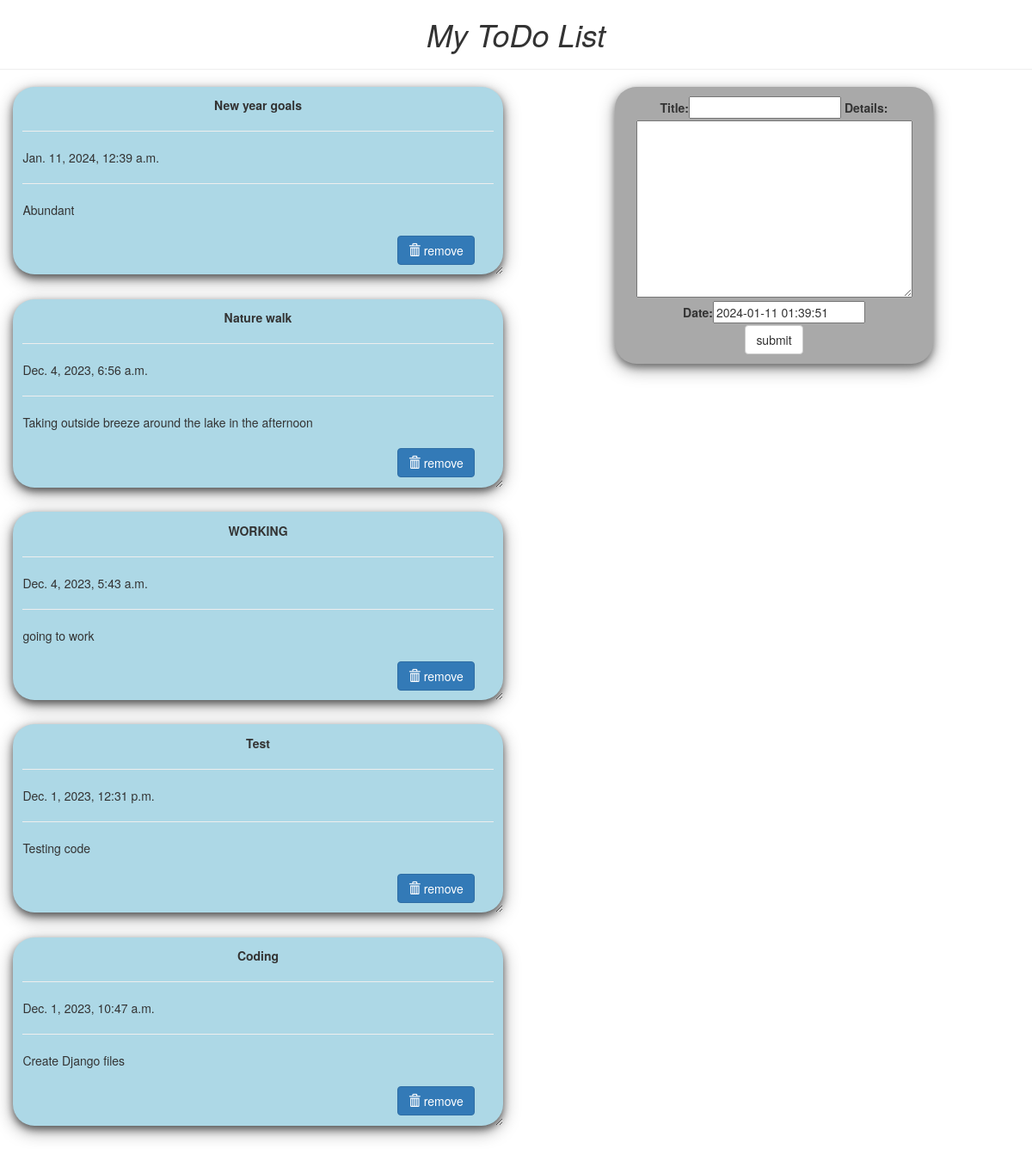
The page / on the database its author committed.
### notes/models.py (models this page shows, shortened)
class Todo(models.Model):
    title = models.CharField(max_length=100)
    details = models.TextField()
    date = models.DateTimeField(default=timezone.now)

### notes/views.py (the view)
# urls.py: path('', views.index, name="todo"),
def index(request):
    item_list = Todo.objects.order_by("-date")
    if request.method == 'POST':
        form = TodoForm(request.POST)
        if form.is_valid():
            form.save()
    form = TodoForm()
    context = {
        "forms": form,
        "list": item_list,
        "title": 'ToDo List',
    }
    return render(request, 'notes/index.html', context)

### notes/forms.py
class TodoForm(forms.ModelForm):
    class Meta:
        model = Todo
        fields = "__all__"

### notes/templates/notes/index.html (shortened to what this page needs)
<!DOCTYPE html>
<html lang="en" dir="ltr">
<head>
<link rel="stylesheet" href="https://maxcdn.bootstrapcdn.com/bootstrap/3.3.7/css/bootstrap.min.css">
</head>
<body class="container-fluid">
<center class="row">
	<h1><i>My ToDo List</i></h1>
	<hr />
</center>
<div class="row">
	<div class="col-md-6">
	{% for i in list %}
	<div class="card">
		<center><b>{{i.title}}</b></center>
		<hr/>
		{{i.date}}
		<hr/>
		{{i.details}}
		<br />
		<br />
		<form action="/del/{{i.id}}" method="POST" style=" padding-right: 4%; padding-bottom: 3%;">
		<button value="remove" type="submit" class="btn btn-primary" style="float: right;"><span class="glyphicon glyphicon-trash"></span> remove</button>
		</form>
	</div>
	{% endfor%}
	</div>
	<div class="col-md-1"> </div>
	<div class="col-md-4" >
            <div class="submit_form">
            <form method="POST">
                {{ forms }}
            <center>
            <input type="submit" class="btn btn-default" value="submit" />
        </center>
        </form>
        </div>
    </div>
</div>
</body>
</html>

### notes/templates/notes/index.html (style rules this page uses)
.card { box-shadow: 0 4px 8px 0 rgba(0,0,0,0.5), 0 6px 20px 0 rgba(0,0,0,0.39); background: lightblue; margin-bottom : 5%; border-radius: 25px; padding : 2%; overflow: auto; resize: both; text-overflow: ellipsis; }
.submit_form { text-align: center; padding: 3%; background: darkgrey; border-radius: 25px; box-shadow: 0 4px 8px 0 rgba(0,0,0,0.4), 0 6px 20px 0 rgba(0,0,0,0.36); }

### rows shown on the page
Todo: title "New year goals", date "Jan. 11, 2024, 12:39 a.m.", details "Abundant"
Todo: title "Nature walk", date "Dec. 4, 2023, 6:56 a.m.", details "Taking outside breeze around the lake in the afternoon"
Todo: title "WORKING", date "Dec. 4, 2023, 5:43 a.m.", details "going to work"
Todo: title "Test", date "Dec. 1, 2023, 12:31 p.m.", details "Testing code"
Todo: title "Coding", date "Dec. 1, 2023, 10:47 a.m.", details "Create Django files"
